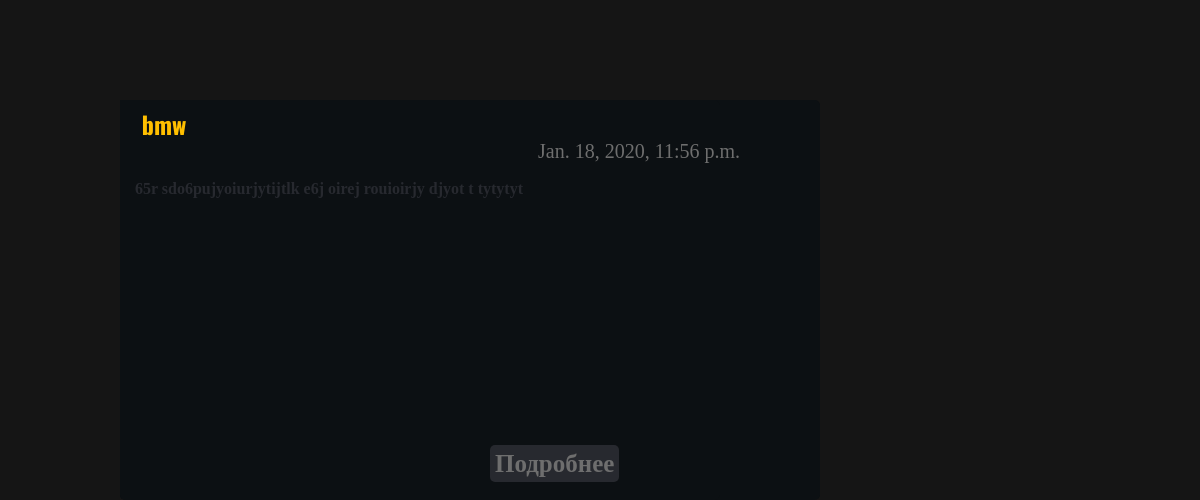
The app's page / (lower part), older data.
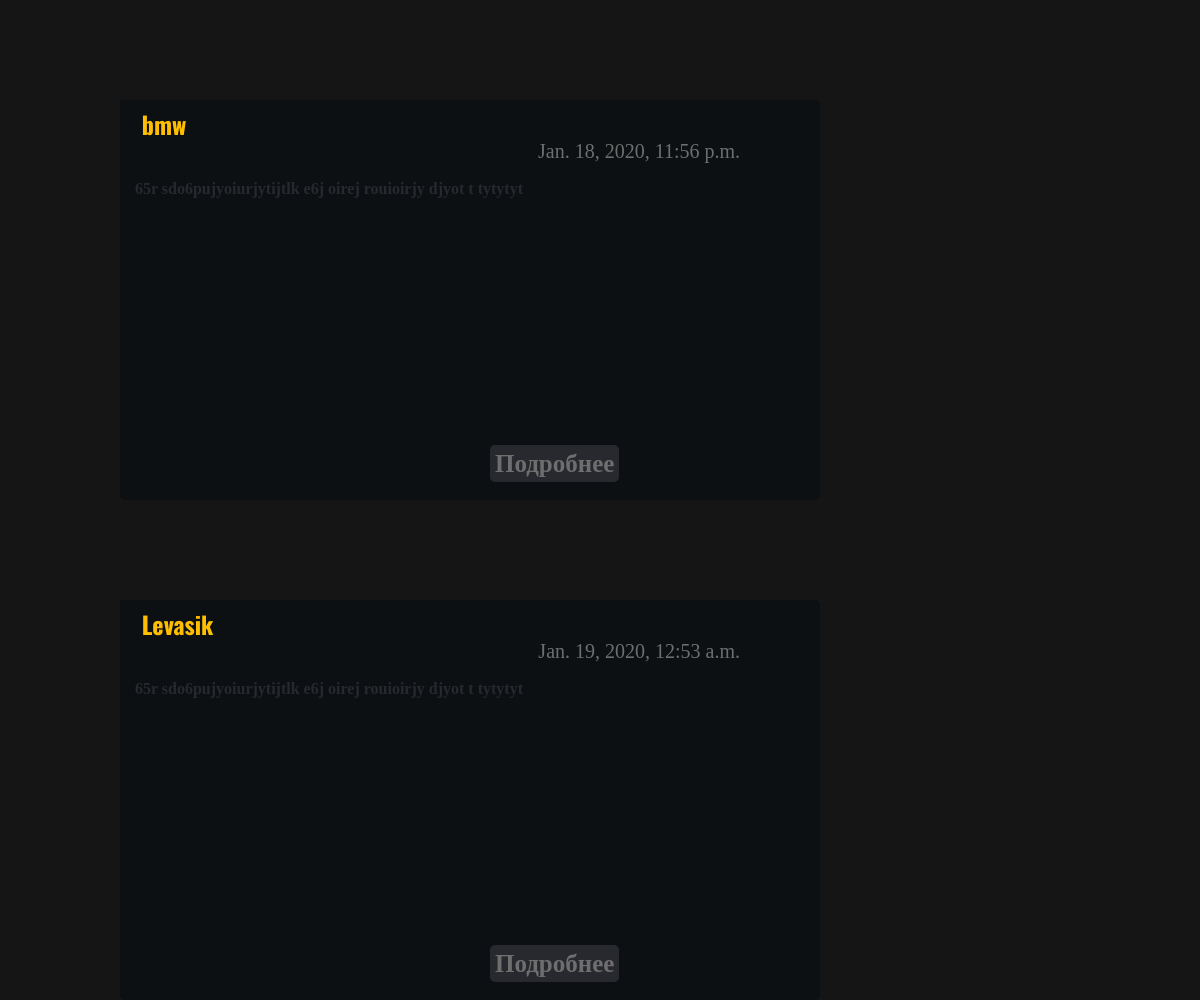
The same page, newer data.
### posts/models.py (models this page shows, shortened)
class Post(models.Model):
    author_id = models.ForeignKey(Author, on_delete=models.CASCADE)
    title = models.CharField(max_length=32)
    text = models.CharField(max_length=256)
    data = models.DateTimeField(default=datetime.now())

### posts/views.py (the view)
# urls.py: url(r'^$', views.index, name='index'),
def index(request):
    posts = Post.objects.all()
    return render(request, "../templates/posts/Main.html", {"posts": posts})

### templates/posts/Main.html (shortened to what this page needs)
{% load static %}
<!DOCTYPE html>
<html lang="en">
<head>
    <link rel="stylesheet" media="all" href="{% static "posts/css/style.css" %}" type="text/css">
</head>
<body>
    <div class="all-content">
    <div class="content">
        <article>
            {% for post in posts %}
            <div class="post">
                <div class="post-text">
                <h2 class="post-title"><a href="#" class='post-title'>{{ post.title }}</a></h2>
            <span class='pubdate'>{{ post.data }}</span>
            <blockquote><h4 class="p">
                {{ post.text }}
                </h4></blockquote>
                <a href="#" class="see-more">Подробнее</a>
            </div>
            </div>
            {% endfor %}
        </article>
        </div>
</div>
</body>
</html>

Row changes from the older to the newer data that the page shows:
added Post: title "Levasik", data "Jan. 19, 2020, 12:53 a.m.", text "65r sdo6pujyoiurjytijtlk e6j oirej rouioirjy djyot t tytytyt"
